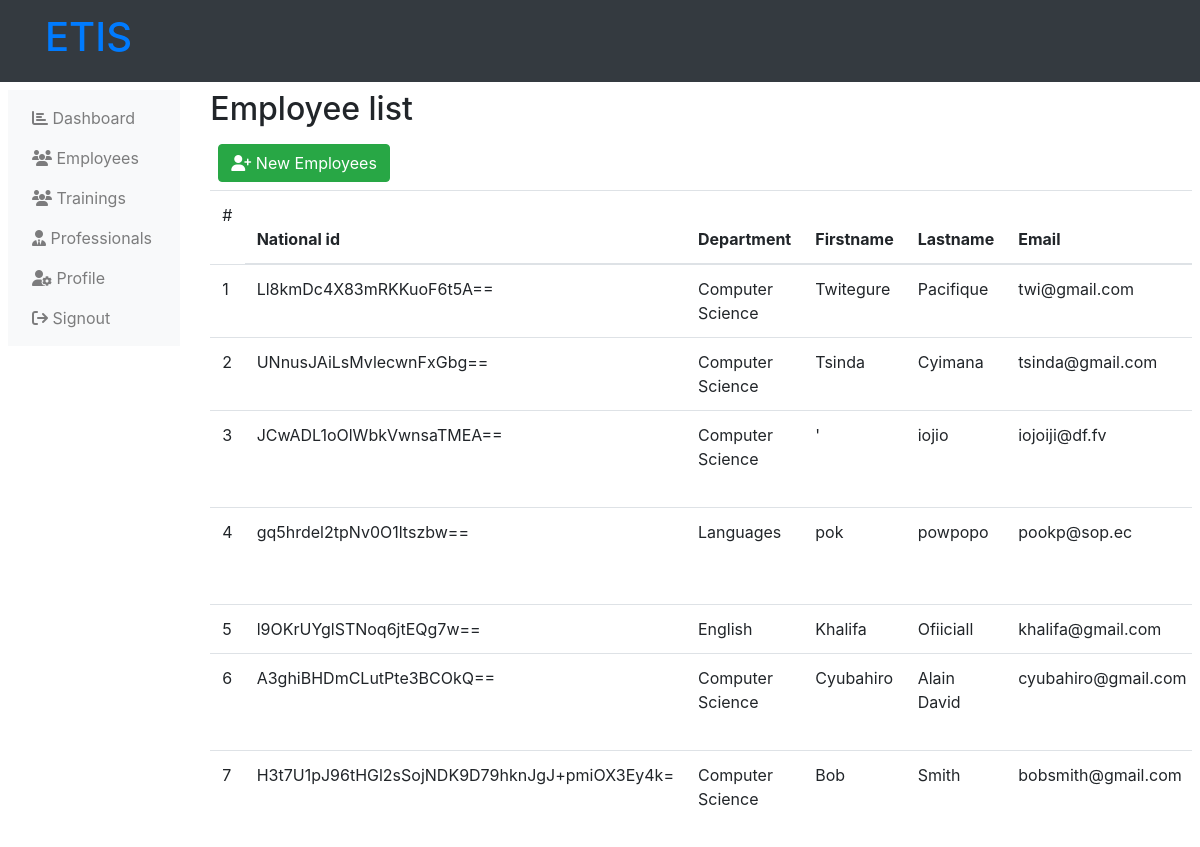
The page /administration-employees.php (signed in) on the database its author committed.
### tables this page shows
CREATE TABLE `users` (
  `user_id` int(11) NOT NULL,
  `user_nid` text NOT NULL,
  `user_name` varchar(255) NOT NULL,
  `user_fn` varchar(255) NOT NULL,
  `user_ln` varchar(255) NOT NULL,
  `user_email` varchar(255) NOT NULL,
  `user_phone` int(11) NOT NULL,
  `user_pass` varchar(255) NOT NULL,
  `user_type` varchar(255) NOT NULL,
  `department` int(11) NOT NULL,
  `user_state` varchar(255) NOT NULL
);

CREATE TABLE `departments` (
  `depart_id` int(11) NOT NULL,
  `depart_name` varchar(255) NOT NULL
);

### php/administration-sessions.php (called while the page is built, shortened)
<?php
    $acting_admin_id = $_SESSION['user_id'];
?>

### administration-employees.php (the view, shortened to what this page needs)
<?php
    include('php/connection.php');
    if (!isset($_SESSION['user_name'])) {
        header("location: user-login.php");
    } elseif ($_SESSION['user_type'] != 'Administration') {
        header("location: user-login.php");
    } else {
        include("php\administration-sessions.php");
    }
?>
<!DOCTYPE html>
<html lang="en">
<head>
    <link rel="stylesheet" href="https://maxcdn.bootstrapcdn.com/bootstrap/4.5.2/css/bootstrap.min.css">
    <link rel="stylesheet" href="https://cdnjs.cloudflare.com/ajax/libs/font-awesome/6.4.2/css/all.min.css" />
</head>
<body>
    <?php include("php/administration-header.php"); ?>
    <div class="">
        <div class="row p-2">
            <?php
                include("php/administration-left-links.php");
            ?>
            <div class="col-md-10">
                <div class="d-flex">
                    <h2>
                        Employee list
                    </h2>
                </div>
                <div class="p-2">
                    <a class="btn btn-success" href="adminstation-new-employees.php"><i class="fas fa-user-plus"></i> New Employees</a>
                </div>
                <table class="table table-hover table-responsive">
                    <thead>
                        <tr>
                            <td>
                                #
                            <th>
                                National id
                            </th>
                            <th>
                                Department
                            </th>
                            <th>
                                Firstname
                            </th>
                            <th>
                                Lastname
                            </th>
                            <th>
                                Email
                            </th>
                        </tr>
                    </thead>
                    <tbody>
                        <?php
                            $get_emp = mysqli_query($server,"SELECT * from users,departments
                                WHERE (user_type='Employee' OR user_type='Administration') AND user_id!='$acting_admin_id'
                                AND users.department = departments.depart_id
                            ");
                            $count=1;
                            while ($data_emp = mysqli_fetch_array($get_emp)) {
                                ?>
                                <tr>
                                    <td>
                                        <?php echo $count++; ?>
                                    </td>
                                    <td>
                                        <?php
                                            echo $data_emp['user_nid'];
                                        ?>
                                    </td>
                                    <td>
                                        <?php
                                            echo $data_emp['depart_name'];
                                        ?>
                                    </td>
                                    <td>
                                        <?php
                                            echo $data_emp['user_fn'];
                                        ?>
                                    </td>
                                    <td>
                                        <?php
                                            echo $data_emp['user_ln'];
                                        ?>
                                    </td>
                                    <td>
                                        <?php
                                            echo $data_emp['user_email'];
                                        ?>
                                    </td>
                                </tr>
                                <?php
                            }
                        ?>
                    </tbody>
                </table>
            </div>
        </div>
    </div>
</body>
</html>

### php/administration-header.php (shortened to what this page needs)
<nav class="navbar navbar-expand-lg navbar-light bg-dark">
    <div class="container">
        <a class="navbar-brand" href="adminstration-home.php">
            <h1 class="h1 text-primary">
                ETIS
            </h1>
        </a>
    </div>
</nav>

### php/administration-left-links.php
<div class="col-md-2">
    <nav class="navbar navbar-expand-md navbar-light bg-light">
        <div class="collapse navbar-collapse" id="navbarNav">
            <ul class="navbar-nav flex-column">
                <li class="nav-item">
                    <a class="nav-link" href="adminstration-home.php"><i class="fas fa-chart-bar"></i> Dashboard</a>
                </li>
                <li class="nav-item">
                    <a class="nav-link" href="administration-employees.php"><i class="fas fa-users"></i> Employees</a>
                </li>
                <li class="nav-item">
                    <a class="nav-link" href="administration-trainings.php"><i class="fas fa-users"></i> Trainings</a>
                </li>
                <li class="nav-item">
                    <a class="nav-link" href="administration-professionals.php">
                    <i class="fas fa-user-tie"></i>
                    Professionals
                    </a>
                </li>
                <li class="nav-item">
                    <a class="nav-link" href="administrator-profile-settings.php">
                    <i class="fas fa-user-cog"></i>
                    Profile
                    </a>
                </li>
                <li class="nav-item">
                    <a class="nav-link" href="sign-out.php?administration"><i class="fas fa-sign-out"></i> Signout</a>
                </li>
            </ul>
        </div>
    </nav>
</div>

### rows shown on the page
users: user_nid "Ll8kmDc4X83mRKKuoF6t5A==", department.depart_name "Computer Science", user_fn "Twitegure", user_ln "Pacifique", user_email "twi@gmail.com"
users: user_nid "UNnusJAiLsMvlecwnFxGbg==", department.depart_name "Computer Science", user_fn "Tsinda", user_ln "Cyimana", user_email "tsinda@gmail.com"
users: user_nid "JCwADL1oOlWbkVwnsaTMEA==", department.depart_name "Computer Science", user_fn "'", user_ln "iojio", user_email "iojoiji@df.fv"
users: user_nid "gq5hrdel2tpNv0O1ltszbw==", department.depart_name "Languages", user_fn "pok", user_ln "powpopo", user_email "pookp@sop.ec"
users: user_nid "l9OKrUYglSTNoq6jtEQg7w==", department.depart_name "English", user_fn "Khalifa", user_ln "Ofiiciall", user_email "khalifa@gmail.com"
users: user_nid "A3ghiBHDmCLutPte3BCOkQ==", department.depart_name "Computer Science", user_fn "Cyubahiro", user_ln "Alain David", user_email "cyubahiro@gmail.com"
users: user_nid "H3t7U1pJ96tHGl2sSojNDK9D79hknJgJ+pmiOX3Ey4k=", department.depart_name "Computer Science", user_fn "Bob", user_ln "Smith", user_email "bobsmith@gmail.com"
